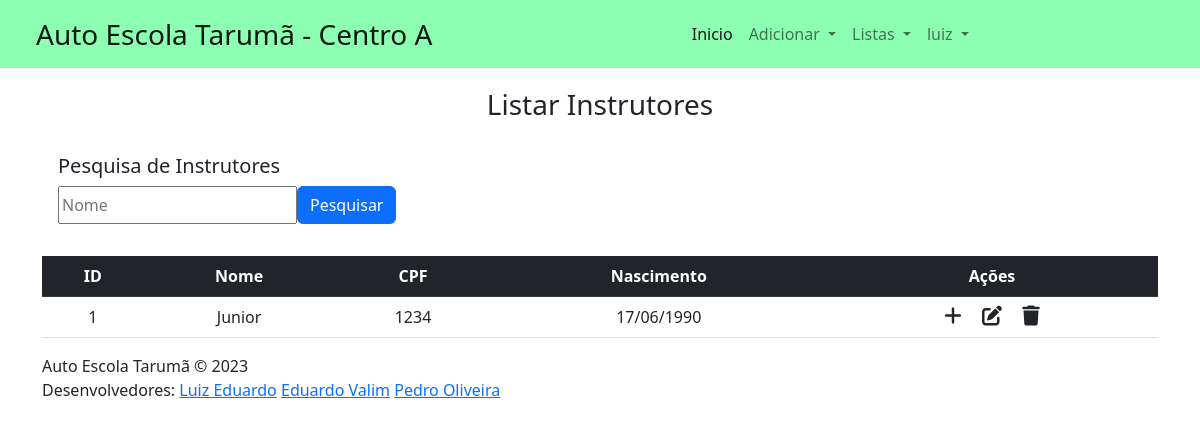
/VIEW/instrutor/lstInstrutor.php (signed in), run on the app's committed database.
### tables this page shows
CREATE TABLE `instrutor` (
  `id` int(11) NOT NULL,
  `nome` varchar(35) NOT NULL,
  `cpf` char(14) NOT NULL,
  `nascimento` date NOT NULL
);

### DAL/dalInstrutor.php (called while the page is built, shortened)
<?php
    include_once 'C:\xampp\htdocs\ProjetoCentroA\MODEL\Instrutor.php';
    class dalInstrutor{
        public function Select(){
            $sql = "select * from instrutor;";
            $con = Conexao::conectar();
            $result = $con->query($sql);
            $lstinstrutor = [];
            foreach ($result as $linha){
                $instrutor = new \MODEL\Instrutor();
                $instrutor->setId($linha['id']);
                $instrutor->setNome($linha['nome']);
                $instrutor->setCpf($linha['cpf']);
                $instrutor->setNascimento($linha['nascimento']);
                $lstinstrutor[] = $instrutor;
            }
            return $lstinstrutor;
        }
    }
?>

### BLL/bllInstrutor.php (called while the page is built, shortened)
<?php
    include_once '../../DAL/dalInstrutor.php';
    class bllInstrutor {
        public function Select (){
            $dal = new  \Dal\dalInstrutor();
            return $dal->Select();
        }
    }
?>

### MODEL/Instrutor.php (called while the page is built, shortened)
<?php
    class Instrutor {
        private ?int $id;
        private ?string $nome;
        private ?string $cpf;
        private ?string $nascimento;
        public function getId()
        {
            return $this->id;
        }
        public function setId(int $id)
        {
            $this->id = $id;
        }
        public function getNome()
        {
            return $this->nome;
        }
        public function setNome(string $nome)
        {
            $this->nome = $nome;
        }
        public function getCpf()
        {
            return $this->cpf;
        }
        public function setCpf(string $cpf)
        {
            $this->cpf = $cpf;
        }
        public function getNascimentoF()
        {
            return date('d/m/Y', strtotime($this->nascimento));
        }
        public function setNascimento(string $nascimento)
        {
            $this->nascimento = $nascimento;
        }
    }
?>

### VIEW/instrutor/lstinstrutor.php (the view, shortened to what this page needs)
<?php
include_once '../../BLL/bllInstrutor.php';
if (isset($_GET['busca']))
  $busca = $_GET['busca'];
else $busca = null;
$bll = new \BLL\bllInstrutor();
if ($busca == null)
  $lstinstrutor = $bll->Select();
else $lstinstrutor = $bll->SelectNome($busca);
?>
<!DOCTYPE html>
<html lang="pt-br">
<head>
  <link rel="stylesheet" href="../../view/css/formatacao.css">
  <link href="https://cdn.jsdelivr.net/npm/bootstrap@5.2.3/dist/css/bootstrap.min.css" rel="stylesheet">
  <link rel="stylesheet" href="https://cdnjs.cloudflare.com/ajax/libs/font-awesome/6.4.0/css/all.min.css" />
</head>
<body>
    <?php include "../components/navbar.php"; echo nav()?>
  <div class="container">
    <div class="text-center mb-4">
      <h3>Listar Instrutores</h3>
    </div>
    <div class="card-search">
      <form action="../instrutor/lstInstrutor.php" method="GET" id="" class="">
        <h5>Pesquisa de Instrutores</h5>
        <div class="teste">
          <input type="text" class="input-pesquisa" id="txtBusca" name="busca" placeholder="Nome">
          <button type="submit" class="btn btn-primary float-end"><span>Pesquisar</span></button>
        </div>
      </form>
    </div>
    <br>
    <table class="table table-hover text-center">
      <thead class="table-dark">
        <tr>
          <th scope="col">ID</th>
          <th scope="col">Nome</th>
          <th scope="col">CPF</th>
          <th scope="col">Nascimento</th>
          <th scope="col">Ações</th>
        </tr>
      </thead>
      <tbody>
        <?php
        foreach ($lstinstrutor as $instrutor) {
        ?>
          <tr>
            <td><?php echo $instrutor->getId(); ?></td>
            <td><?php echo $instrutor->getNome(); ?></td>
            <td><?php echo $instrutor->getCpf(); ?></td>
            <td><?php echo $instrutor->getNascimentoF(); ?></td>
            <td>
              <a onclick="JavaScript:location.href='addInstrutor.php?id='+(<?php echo $instrutor->getId(); ?>)" class="link-dark"><i class="fa-solid fa-plus fs-5 me-3"></i></a>
              <a onclick="JavaScript:location.href='edtInstrutor.php?id='+(<?php echo $instrutor->getId(); ?>)" class="link-dark"><i class="fa-solid fa-pen-to-square fs-5 me-3"></i></a>
              <a onclick="JavaScript:remover(<?php echo $instrutor->getId(); ?>)" class="link-dark"><i class="fa-solid fa-trash fs-5"></i></a>
            </td>
          </tr>
        <?php
        }
        ?>
      </tbody>
    </table>
  </div>
  <?php include_once '../../VIEW/footer/footer.php'; ?>
</body>
</html>

### VIEW/css/formatacao.css (style rules this page uses)
.card-search { width: 80%; display: flex; flex-direction: column; margin-top: 1rem; padding: 0.5rem 1rem; }
.card-search .teste { display: flex; flex-direction: row; justify-content: flex-start; }

### data on the page
instrutor: id "1", nome "Junior", cpf "1234", nascimento "17/06/1990"

### other printed values
$_SESSION['usuario'] "luiz"
